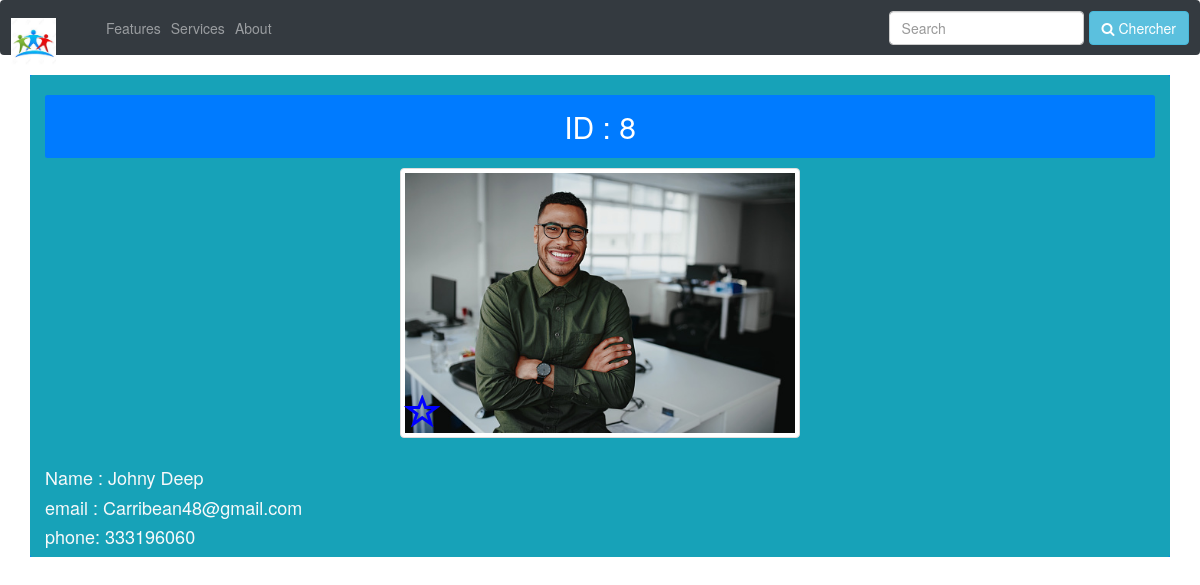
Page /details.php?details=8 on the committed database.
### tables this page shows
CREATE TABLE `phpcrud` (
  `id` int(11) NOT NULL,
  `nom` varchar(100) NOT NULL,
  `email` varchar(255) NOT NULL,
  `phone` varchar(10) NOT NULL,
  `photo` varchar(255) NOT NULL
);

### action.php (called while the page is built, shortened)
<?php
include 'config.php';
if(isset($_GET['details'])){
	$id=$_GET['details'];
	$query="SELECT * FROM phpcrud WHERE id =?";
	$stmt=$conn->prepare($query);
	$stmt->bind_param("i",$id);
	$stmt->execute();
	$result=$stmt->get_result();
	$row=$result->fetch_assoc();
	$vid=$row['id'];
	$vnom=$row['nom'];
	$vemail=$row['email'];
	$vphone=$row['phone'];
	$vphoto=$row['photo'];
}
?>

### details.php (the view, shortened to what this page needs)
<?php
include 'action.php';
 ?>
<!DOCTYPE html>
<html lang="en">
<head>
<link rel="stylesheet" href="https://maxcdn.bootstrapcdn.com/bootstrap/4.5.0/css/bootstrap.min.css">
<link rel="stylesheet" href="logo.css">
<link rel="stylesheet" href="details.css">
<link rel="stylesheet" href="https://maxcdn.bootstrapcdn.com/font-awesome/4.7.0/css/font-awesome.min.css">
    </head>
    <body>
      <nav class="navbar navbar-expand-md bg-dark navbar-dark">
  <a class="navbar-brand" href="#" ><img src="image/voisin.jpg" class="img-responsive logo"></a>
  <div class="collapse navbar-collapse" id="collapsibleNavbar">
    <ul class="navbar-nav ">
      <li class="nav-item">
        <a class="nav-link" href="#">Features</a>
      </li>
      <li class="nav-item">
        <a class="nav-link" href="#">Services</a>
      </li>
      <li class="nav-item">
        <a class="nav-link" href="#">About</a>
      </li>
    </ul>
</div>
    <form class="form-inline" action="/action_page.php">
    <input class="form-control mr-sm-2" type="text" placeholder="Search">
    <button type="submit" class="btn btn-info"><span class="fa fa-search"></span> Chercher</button>
  </form>
</nav>
<div class="container bg-primary text-white">
  <div class="row justify-content">
    <div class="col-md-12 mt-14 bg-info p-6 rounded">
      <div >
        <h2 class="bg-primary p-4 rounded text-center ">ID : <?= $vid; ?>
        </h2>
        <div class="text-center">
          <img src=" <?= $vphoto; ?>" width="400" class="img-thumbnail">
          <div>
          <link href="//netdna.bootstrapcdn.com/bootstrap/3.0.0/css/bootstrap.min.css" rel="stylesheet">
<label for="id-of-input" class="custom-checkbox text-center">
  <i class="glyphicon glyphicon-star-empty"></i>
  </div>
        </div>
        <h4 class="text-light">
          Name : <?= $vnom; ?>
        </h4>
        <h4 class="text-light">
          email : <?= $vemail; ?>
        </h4 >
        <h4 class="text-light">
          phone: <?= $vphone; ?>
        </h4>
      </div>
    </div>
  </div>
</div>
</body>
</html>

### logo.css (style rules this page uses)
.navbar-brand { margin: 0; padding: 0; }
.logo { height: 50px; padding-right: 0px; margin-left: -15px; width: 60px; }
.navbar-expand-md { height: 55px; padding-top: 5px; }

### details.css (style rules this page uses)
label { font-size: 48px }
.custom-checkbox { margin-left: -3em; position: relative; cursor: pointer; }
.custom-checkbox .glyphicon { color: gold; position: absolute; top: -1.5em; left: -3.4em; font-size: 0.75em; }
.custom-checkbox .glyphicon-star-empty { color: blue; }

### rows in the picture
phpcrud: id "8", photo (picture), nom "Johny Deep", email "Carribean48@gmail.com", phone "333196060"
